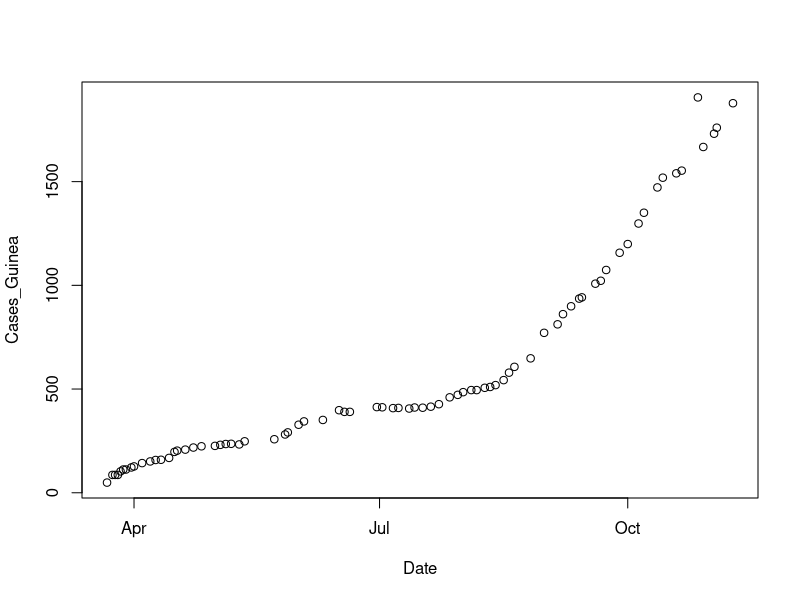
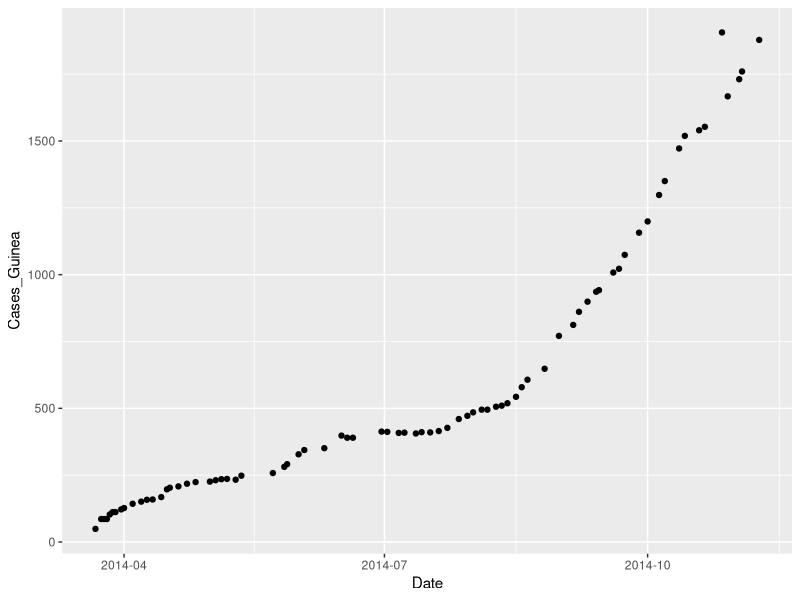
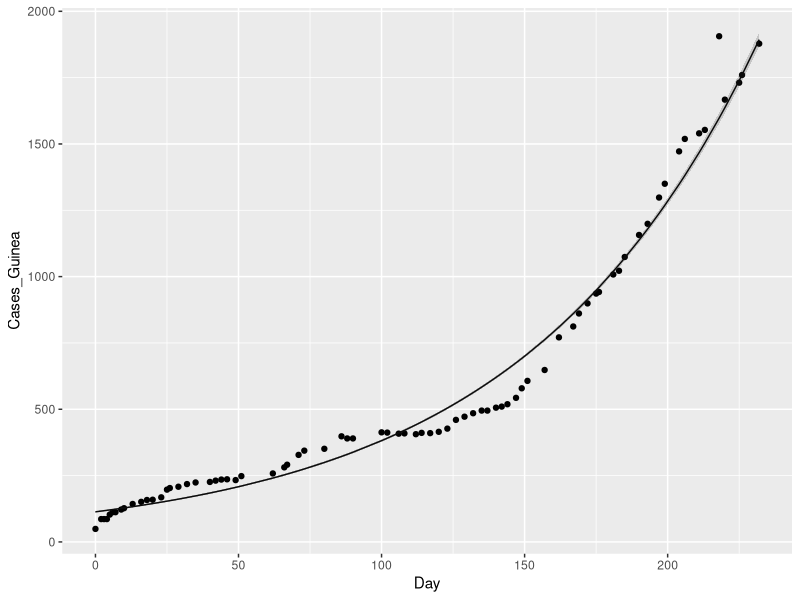
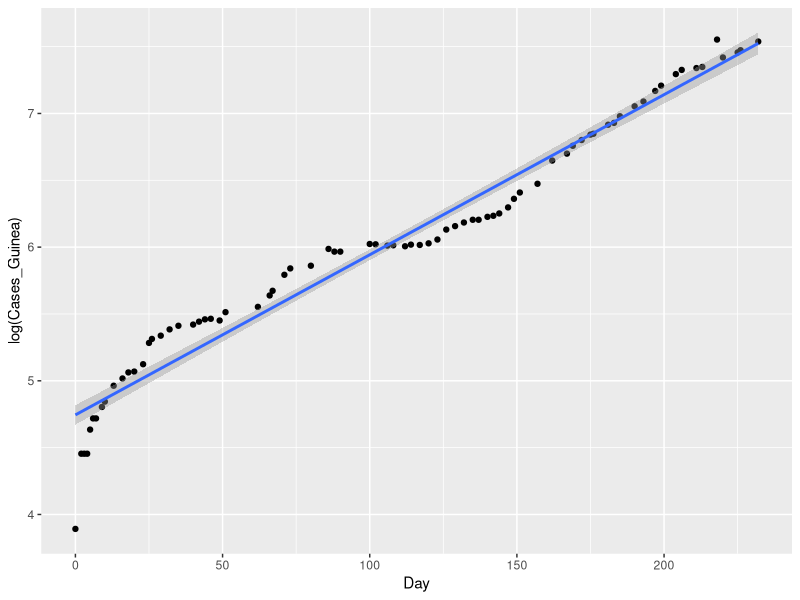
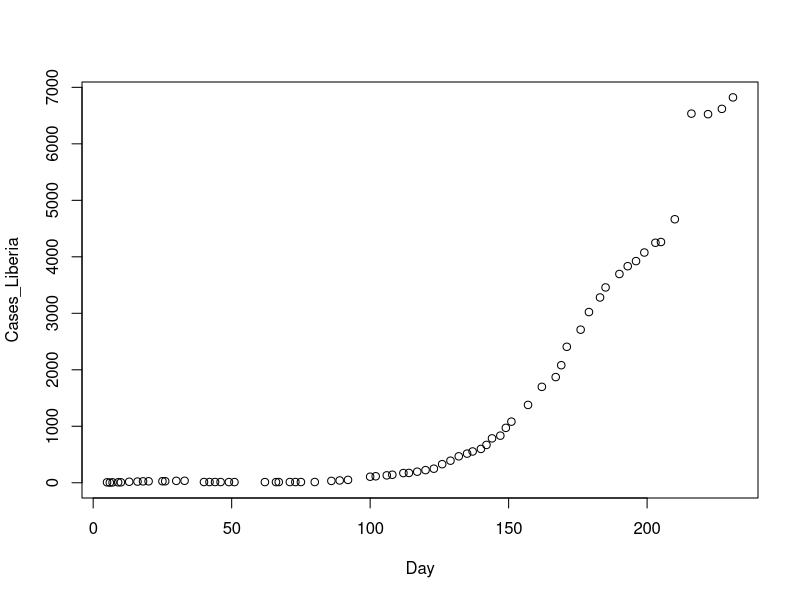

Recreate these plots in R, in order.
library(ggplot2)
library(scales) 

data <- read.csv("country_timeseries.csv", header=T)
# prepare data for Guinea
data_gui <- data[c("Date", "Day", "Cases_Guinea")]
data_gui$Date <- as.Date(data_gui$Date, "%m/%d/%Y")
data_gui <- data_gui[!is.na(data_gui$Cases_Guinea),]
data_gui$Week <- format(data_gui$Date, format = "%W")
with(data_gui, plot(Date, Cases_Guinea))
#axis.Date(side = 1, data_gui$Date, format = "%b %y")

# plot with ggplot
ggplot(data = data_gui, aes(Date, Cases_Guinea)) + geom_point() + scale_x_date(labels = date_format("%Y-%m"))



mod_gui <- glm(Cases_Guinea ~ Day, family=poisson, data=data_gui)
summary(mod_gui)
coeff <- coef(mod_gui)
xvals <- sort(data_gui$Day)
log.means <- coeff[1]+coeff[2]*xvals 
mean.values <- exp(log.means)
lines(xvals, mean.values, lwd=2)

r_gui <- exp(19*coeff[2])


p_gui= data.frame(data_gui, predict(mod_gui, se.fit=TRUE, type="response"))
p_gui$ucl <- p_gui$fit + 1.96 * p_gui$se.fit
p_gui$lcl <- p_gui$fit - 1.96 * p_gui$se.fit

plot_g <- ggplot(data=data_gui, aes(Day, Cases_Guinea)) + geom_point()
plot_g + geom_line(data=p_gui, aes(x=Day, y=fit)) + geom_ribbon(aes(ymin = lcl, ymax = ucl), data=p_gui, alpha=0.2)

ggplot(data=data_gui, aes(Day, log(Cases_Guinea))) + geom_point() + geom_smooth(aes(x=Day, y=log(Cases_Guinea)), method=lm)


tail(data_gui, n=30)
dim(data_gui)









# prepare data for Liberia
data_lib <- data[c("Date", "Day", "Cases_Liberia")]
data_lib <- data_lib[!is.na(data_lib$Cases_Liberia),]
with(data_lib, plot(Day, Cases_Liberia))
mod_lib <- glm(Cases_Liberia ~ Day, family=poisson, data=data_lib)
summary(mod_lib)
